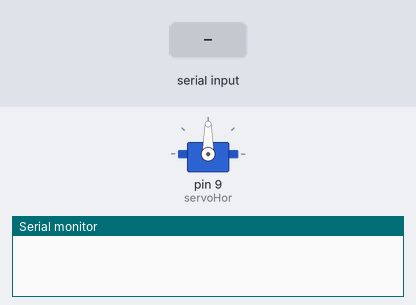
The sketch below on a simulated Arduino Uno, built with avr-gcc and run on an emulated ATmega328P. Parts: servo, the last lines printed to the serial monitor. The test bench sets the inputs (shaded band).

Above: at 1.2 s.
1.3 s: "90,45\n" received over Serial
At 3.4 s:
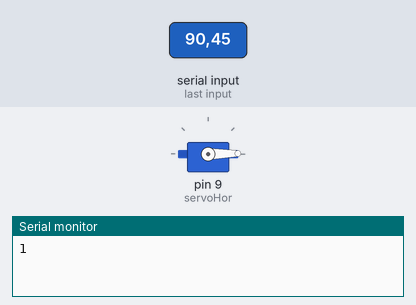
3.8 s: "200\n" received over Serial
At 5.3 s:
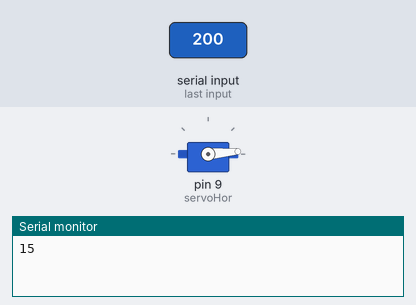
Timing chart, 0 to 6.8 s (numbered marks = the images above; inputs shaded):
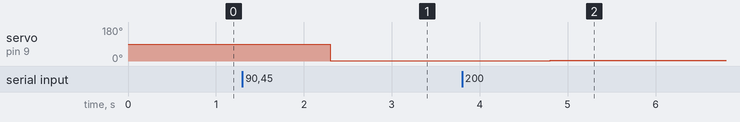

The sketch:

servo_test.ino
```cpp
#include<Servo.h>

Servo servoHor;

int y;

int prevX;

void setup()
{
  Serial.begin(115200);
  servoHor.attach(9);
  servoHor.write(90);
//  delay(15);

}

void Posi(int x)
{

//    Serial.print(x);
    int servoX = map(x,190,503,0,180); //x,190,503,70,179

    servoX = min(servoX,180); // value should never get above 180
    servoX = max(servoX,1); // value should be atleast 1

//    Serial.print('lol");
    Serial.print(servoX);
    delay(2);
    servoHor.write(servoX);
    delay(2);


}

void loop()


{
  if (Serial.available() > 0) {

    int incomingByte = Serial.readString().toInt(); //prints ascii representation


//
//
//      Serial.print(incomingByte);
      Posi(incomingByte);

  }
}
```

Measured:
- after the input at 1.3 s, servo on pin 9 (servoHor): 90° → 1° after 1.0 s
- after the input at 3.8 s, servo on pin 9 (servoHor): 1° → 5° after 1.0 s
